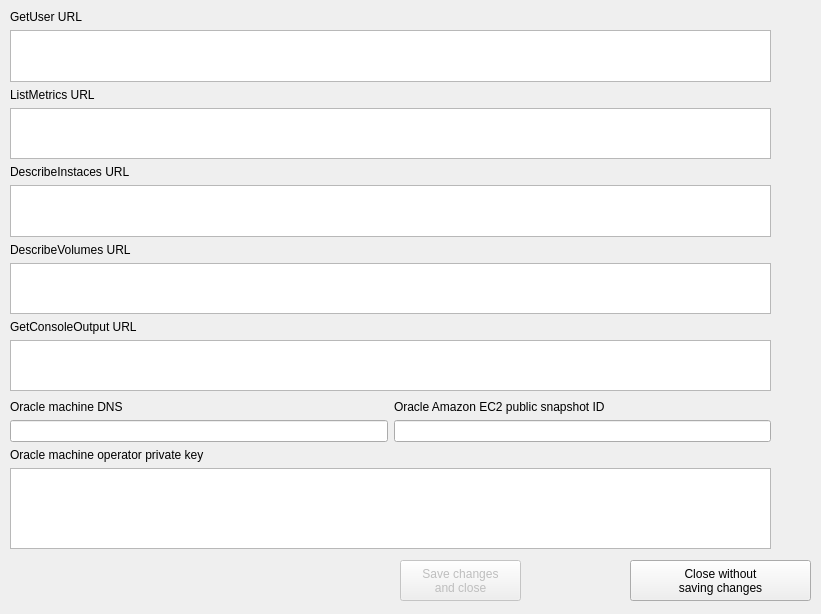
<?xml version="1.0" encoding="UTF-8"?>
<ui version="4.0">
 <class>editOracleMachine</class>
 <widget class="QWidget" name="editOracleMachine">
  <property name="geometry">
   <rect>
    <x>0</x>
    <y>0</y>
    <width>821</width>
    <height>614</height>
   </rect>
  </property>
  <property name="windowTitle">
   <string>View and edit oracle machine</string>
  </property>
  <widget class="QToolButton" name="toolButtonDontSave">
   <property name="geometry">
    <rect>
     <x>630</x>
     <y>560</y>
     <width>181</width>
     <height>41</height>
    </rect>
   </property>
   <property name="text">
    <string>Close without
saving changes</string>
   </property>
  </widget>
  <widget class="QToolButton" name="toolButtonSave">
   <property name="enabled">
    <bool>false</bool>
   </property>
   <property name="geometry">
    <rect>
     <x>400</x>
     <y>560</y>
     <width>121</width>
     <height>41</height>
    </rect>
   </property>
   <property name="text">
    <string>Save changes
and close</string>
   </property>
  </widget>
  <widget class="QWidget" name="verticalLayoutWidget_6">
   <property name="geometry">
    <rect>
     <x>10</x>
     <y>10</y>
     <width>761</width>
     <height>381</height>
    </rect>
   </property>
   <layout class="QVBoxLayout" name="verticalLayoutRoot">
    <item>
     <layout class="QVBoxLayout" name="verticalLayout">
      <item>
       <widget class="QLabel" name="label">
        <property name="text">
         <string>GetUser URL</string>
        </property>
       </widget>
      </item>
      <item>
       <widget class="QTextEdit" name="textEditGetUser"/>
      </item>
     </layout>
    </item>
    <item>
     <layout class="QVBoxLayout" name="verticalLayout_2">
      <item>
       <widget class="QLabel" name="label_2">
        <property name="text">
         <string>ListMetrics URL</string>
        </property>
       </widget>
      </item>
      <item>
       <widget class="QTextEdit" name="textEditListMetrics"/>
      </item>
     </layout>
    </item>
    <item>
     <layout class="QVBoxLayout" name="verticalLayout_3">
      <item>
       <widget class="QLabel" name="label_3">
        <property name="text">
         <string>DescribeInstaces URL</string>
        </property>
       </widget>
      </item>
      <item>
       <widget class="QTextEdit" name="textEditDescribeVolumes"/>
      </item>
     </layout>
    </item>
    <item>
     <layout class="QVBoxLayout" name="verticalLayout_4">
      <item>
       <widget class="QLabel" name="label_4">
        <property name="text">
         <string>DescribeVolumes URL</string>
        </property>
       </widget>
      </item>
      <item>
       <widget class="QTextEdit" name="textEditDescribeInstances"/>
      </item>
     </layout>
    </item>
    <item>
     <layout class="QVBoxLayout" name="verticalLayout_5">
      <item>
       <widget class="QLabel" name="label_5">
        <property name="text">
         <string>GetConsoleOutput URL</string>
        </property>
       </widget>
      </item>
      <item>
       <widget class="QTextEdit" name="textEditGetConsoleOutput"/>
      </item>
     </layout>
    </item>
    <item>
     <spacer name="verticalSpacer">
      <property name="orientation">
       <enum>Qt::Vertical</enum>
      </property>
      <property name="sizeHint" stdset="0">
       <size>
        <width>20</width>
        <height>40</height>
       </size>
      </property>
     </spacer>
    </item>
   </layout>
  </widget>
  <widget class="QWidget" name="verticalLayoutWidget">
   <property name="geometry">
    <rect>
     <x>10</x>
     <y>400</y>
     <width>761</width>
     <height>149</height>
    </rect>
   </property>
   <layout class="QVBoxLayout" name="verticalLayout_8">
    <item>
     <layout class="QHBoxLayout" name="horizontalLayout">
      <item>
       <layout class="QVBoxLayout" name="verticalLayout_7">
        <item>
         <widget class="QLabel" name="label_7">
          <property name="text">
           <string>Oracle machine DNS</string>
          </property>
         </widget>
        </item>
        <item>
         <widget class="QLineEdit" name="lineEditDNSName"/>
        </item>
       </layout>
      </item>
      <item>
       <layout class="QVBoxLayout" name="verticalLayout_6">
        <item>
         <widget class="QLabel" name="label_6">
          <property name="text">
           <string>Oracle Amazon EC2 public snapshot ID</string>
          </property>
         </widget>
        </item>
        <item>
         <widget class="QLineEdit" name="lineEditSnapshotID"/>
        </item>
       </layout>
      </item>
     </layout>
    </item>
    <item>
     <layout class="QVBoxLayout" name="verticalLayout_10">
      <item>
       <widget class="QLabel" name="label_8">
        <property name="text">
         <string>Oracle machine operator private key</string>
        </property>
       </widget>
      </item>
      <item>
       <widget class="QPlainTextEdit" name="plainTextEdit"/>
      </item>
     </layout>
    </item>
   </layout>
  </widget>
 </widget>
 <resources/>
 <connections/>
</ui>
